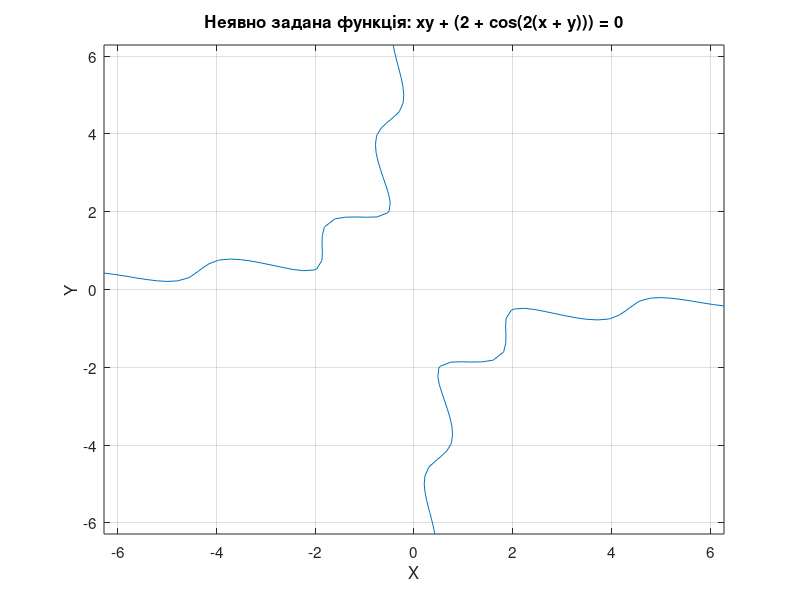
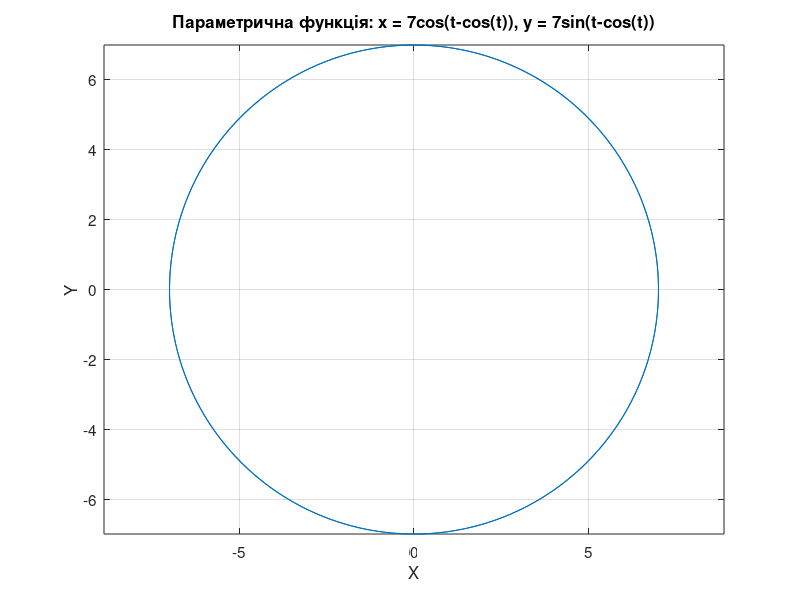
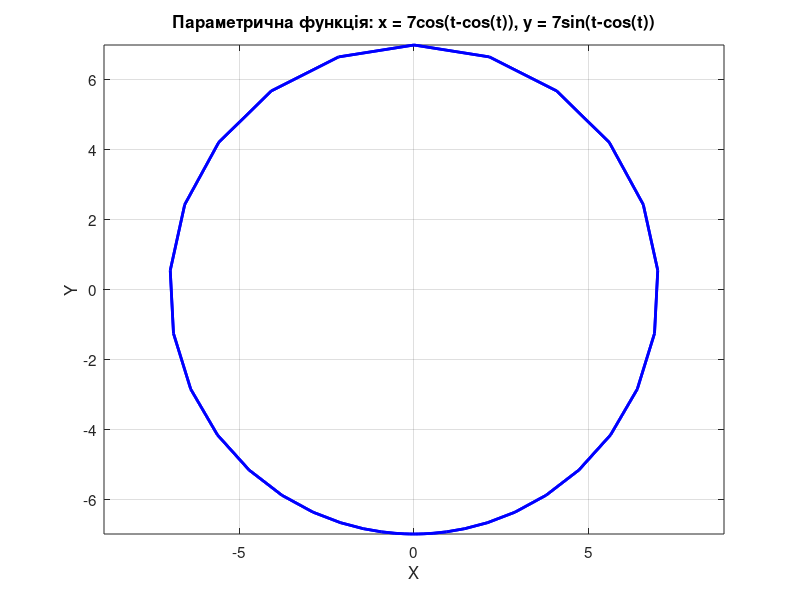

Reproduce these figures in MATLAB, in order.
% Практична робота №3 - Варіант 12
% Завдання 4: Побудова графіків функцій, заданих неявно та параметрично

% Очищення робочого простору
clear all;
close all;
clc;

%% Завдання 4а: Неявно задана функція
% xy + (2 + cos(2(x + y))) = 0

figure('Name', 'Завдання 4а - Неявно задана функція', 'NumberTitle', 'off');

% Використовуємо ezplot для неявно заданої функції
ezplot('x*y + (2 + cos(2*(x + y)))', [-2*pi, 2*pi, -2*pi, 2*pi]);
title('Неявно задана функція: xy + (2 + cos(2(x + y))) = 0', 'FontSize', 13);
xlabel('X', 'FontSize', 11);
ylabel('Y', 'FontSize', 11);
grid on;
set(gca, 'FontSize', 11);

%% Завдання 4б: Параметрично задана функція
% x = 7*cos(t - cos(t))
% y = 7*sin(t - cos(t))

figure('Name', 'Завдання 4б - Параметрично задана функція', 'NumberTitle', 'off');

% Спосіб 1: Використання ezplot
ezplot('7*cos(t - cos(t))', '7*sin(t - cos(t))', [-2*pi, 2*pi]);
title('Параметрична функція: x = 7cos(t-cos(t)), y = 7sin(t-cos(t))', 'FontSize', 12);
xlabel('X', 'FontSize', 11);
ylabel('Y', 'FontSize', 11);
grid on;
set(gca, 'FontSize', 11);

% Спосіб 2: Використання векторів
figure('Name', 'Завдання 4б - Параметрична (спосіб 2)', 'NumberTitle', 'off');

t = -2*pi:pi/20:2*pi;
x = 7*cos(t - cos(t));
y = 7*sin(t - cos(t));

plot(x, y, 'b-', 'LineWidth', 2);
title('Параметрична функція: x = 7cos(t-cos(t)), y = 7sin(t-cos(t))', 'FontSize', 12);
xlabel('X', 'FontSize', 11);
ylabel('Y', 'FontSize', 11);
grid on;
set(gca, 'FontSize', 11);
axis equal;
